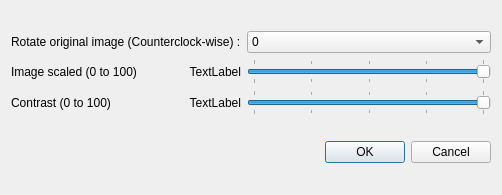
<?xml version="1.0" encoding="UTF-8"?>
<ui version="4.0">
 <class>Dialog</class>
 <widget class="QDialog" name="Dialog">
  <property name="geometry">
   <rect>
    <x>0</x>
    <y>0</y>
    <width>502</width>
    <height>195</height>
   </rect>
  </property>
  <property name="windowTitle">
   <string>Dialog</string>
  </property>
  <layout class="QVBoxLayout" name="verticalLayout">
   <item>
    <layout class="QGridLayout" name="gridLayout">
     <item row="0" column="0" colspan="2">
      <widget class="QLabel" name="label">
       <property name="text">
        <string>Rotate original image (Counterclock-wise) :</string>
       </property>
      </widget>
     </item>
     <item row="0" column="2">
      <widget class="QComboBox" name="comboBox">
       <item>
        <property name="text">
         <string>0</string>
        </property>
       </item>
       <item>
        <property name="text">
         <string>90</string>
        </property>
       </item>
       <item>
        <property name="text">
         <string>180</string>
        </property>
       </item>
       <item>
        <property name="text">
         <string>270</string>
        </property>
       </item>
      </widget>
     </item>
     <item row="1" column="0">
      <widget class="QLabel" name="label_2">
       <property name="text">
        <string>Image scaled (0 to 100)</string>
       </property>
      </widget>
     </item>
     <item row="1" column="1">
      <widget class="QLabel" name="label_4">
       <property name="text">
        <string>TextLabel</string>
       </property>
       <property name="alignment">
        <set>Qt::AlignmentFlag::AlignRight|Qt::AlignmentFlag::AlignTrailing|Qt::AlignmentFlag::AlignVCenter</set>
       </property>
      </widget>
     </item>
     <item row="1" column="2">
      <widget class="QSlider" name="scaleSlider">
       <property name="maximum">
        <number>100</number>
       </property>
       <property name="sliderPosition">
        <number>100</number>
       </property>
       <property name="orientation">
        <enum>Qt::Orientation::Horizontal</enum>
       </property>
       <property name="invertedAppearance">
        <bool>false</bool>
       </property>
       <property name="invertedControls">
        <bool>false</bool>
       </property>
       <property name="tickPosition">
        <enum>QSlider::TickPosition::TicksBothSides</enum>
       </property>
       <property name="tickInterval">
        <number>25</number>
       </property>
      </widget>
     </item>
     <item row="2" column="0">
      <widget class="QLabel" name="label_3">
       <property name="text">
        <string>Contrast (0 to 100)</string>
       </property>
      </widget>
     </item>
     <item row="2" column="1">
      <widget class="QLabel" name="label_5">
       <property name="text">
        <string>TextLabel</string>
       </property>
       <property name="alignment">
        <set>Qt::AlignmentFlag::AlignRight|Qt::AlignmentFlag::AlignTrailing|Qt::AlignmentFlag::AlignVCenter</set>
       </property>
      </widget>
     </item>
     <item row="2" column="2">
      <widget class="QSlider" name="contrastSlider">
       <property name="maximum">
        <number>100</number>
       </property>
       <property name="sliderPosition">
        <number>100</number>
       </property>
       <property name="orientation">
        <enum>Qt::Orientation::Horizontal</enum>
       </property>
       <property name="invertedAppearance">
        <bool>false</bool>
       </property>
       <property name="invertedControls">
        <bool>false</bool>
       </property>
       <property name="tickPosition">
        <enum>QSlider::TickPosition::TicksBothSides</enum>
       </property>
       <property name="tickInterval">
        <number>25</number>
       </property>
      </widget>
     </item>
    </layout>
   </item>
   <item>
    <widget class="QDialogButtonBox" name="buttonBox">
     <property name="orientation">
      <enum>Qt::Orientation::Horizontal</enum>
     </property>
     <property name="standardButtons">
      <set>QDialogButtonBox::StandardButton::Cancel|QDialogButtonBox::StandardButton::Ok</set>
     </property>
    </widget>
   </item>
  </layout>
 </widget>
 <resources/>
 <connections>
  <connection>
   <sender>buttonBox</sender>
   <signal>accepted()</signal>
   <receiver>Dialog</receiver>
   <slot>accept()</slot>
   <hints>
    <hint type="sourcelabel">
     <x>230</x>
     <y>173</y>
    </hint>
    <hint type="destinationlabel">
     <x>157</x>
     <y>148</y>
    </hint>
   </hints>
  </connection>
  <connection>
   <sender>buttonBox</sender>
   <signal>rejected()</signal>
   <receiver>Dialog</receiver>
   <slot>reject()</slot>
   <hints>
    <hint type="sourcelabel">
     <x>298</x>
     <y>179</y>
    </hint>
    <hint type="destinationlabel">
     <x>286</x>
     <y>148</y>
    </hint>
   </hints>
  </connection>
  <connection>
   <sender>scaleSlider</sender>
   <signal>valueChanged(int)</signal>
   <receiver>label_4</receiver>
   <slot>setNum(int)</slot>
   <hints>
    <hint type="sourcelabel">
     <x>373</x>
     <y>68</y>
    </hint>
    <hint type="destinationlabel">
     <x>247</x>
     <y>79</y>
    </hint>
   </hints>
  </connection>
  <connection>
   <sender>contrastSlider</sender>
   <signal>valueChanged(int)</signal>
   <receiver>label_5</receiver>
   <slot>setNum(int)</slot>
   <hints>
    <hint type="sourcelabel">
     <x>375</x>
     <y>114</y>
    </hint>
    <hint type="destinationlabel">
     <x>240</x>
     <y>115</y>
    </hint>
   </hints>
  </connection>
 </connections>
</ui>
